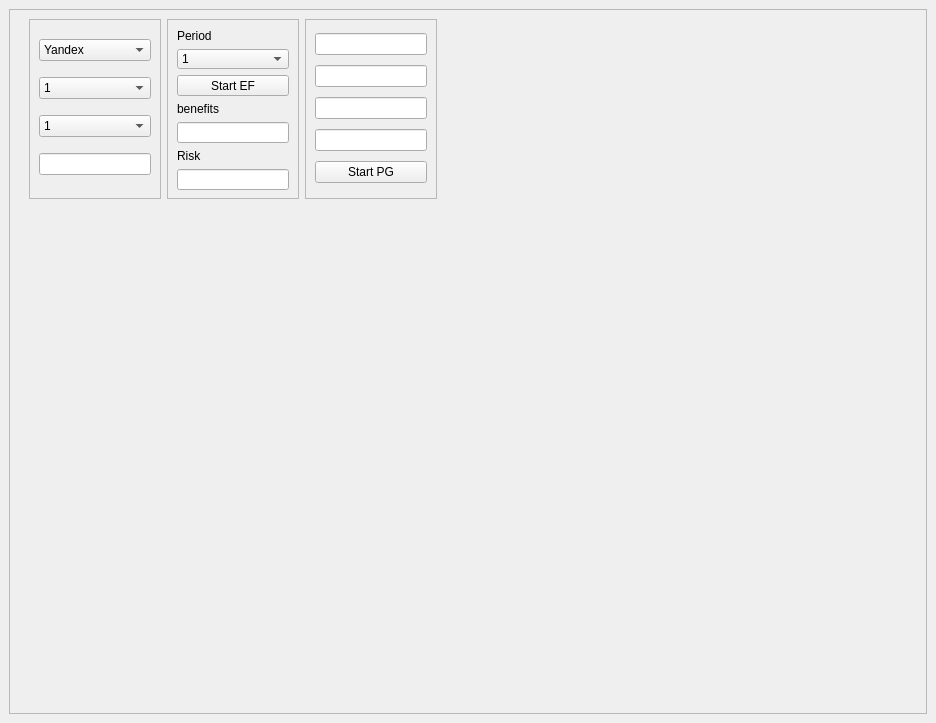
<?xml version="1.0" encoding="UTF-8"?>
<ui version="4.0">
 <class>Test</class>
 <widget class="QMainWindow" name="Test">
  <property name="geometry">
   <rect>
    <x>0</x>
    <y>0</y>
    <width>936</width>
    <height>723</height>
   </rect>
  </property>
  <property name="windowTitle">
   <string>MainWindow</string>
  </property>
  <property name="styleSheet">
   <string notr="true"/>
  </property>
  <widget class="QWidget" name="centralwidget">
   <property name="styleSheet">
    <string notr="true"/>
   </property>
   <layout class="QGridLayout" name="gridLayout_4">
    <item row="0" column="0">
     <widget class="QFrame" name="frame">
      <property name="frameShape">
       <enum>QFrame::StyledPanel</enum>
      </property>
      <property name="frameShadow">
       <enum>QFrame::Raised</enum>
      </property>
      <widget class="QWidget" name="layoutWidget">
       <property name="geometry">
        <rect>
         <x>20</x>
         <y>10</y>
         <width>408</width>
         <height>180</height>
        </rect>
       </property>
       <layout class="QHBoxLayout" name="horizontalLayout">
        <item>
         <widget class="QFrame" name="Companies">
          <property name="frameShape">
           <enum>QFrame::StyledPanel</enum>
          </property>
          <property name="frameShadow">
           <enum>QFrame::Raised</enum>
          </property>
          <layout class="QVBoxLayout" name="verticalLayout">
           <item>
            <widget class="QComboBox" name="box_accii">
             <item>
              <property name="text">
               <string>Yandex</string>
              </property>
             </item>
             <item>
              <property name="text">
               <string>Yt</string>
              </property>
             </item>
             <item>
              <property name="text">
               <string>Yahoo</string>
              </property>
             </item>
            </widget>
           </item>
           <item>
            <widget class="QComboBox" name="box_obl">
             <item>
              <property name="text">
               <string>1</string>
              </property>
             </item>
             <item>
              <property name="text">
               <string>2</string>
              </property>
             </item>
            </widget>
           </item>
           <item>
            <widget class="QComboBox" name="box_bezrisk">
             <property name="acceptDrops">
              <bool>false</bool>
             </property>
             <item>
              <property name="text">
               <string>1</string>
              </property>
             </item>
            </widget>
           </item>
           <item>
            <widget class="QLineEdit" name="box_money"/>
           </item>
          </layout>
         </widget>
        </item>
        <item>
         <widget class="QFrame" name="Info">
          <property name="frameShape">
           <enum>QFrame::StyledPanel</enum>
          </property>
          <property name="frameShadow">
           <enum>QFrame::Raised</enum>
          </property>
          <layout class="QVBoxLayout" name="verticalLayout_2">
           <item>
            <widget class="QLabel" name="Period">
             <property name="text">
              <string>Period</string>
             </property>
            </widget>
           </item>
           <item>
            <widget class="QComboBox" name="years">
             <item>
              <property name="text">
               <string>1</string>
              </property>
             </item>
             <item>
              <property name="text">
               <string>2</string>
              </property>
             </item>
             <item>
              <property name="text">
               <string>3</string>
              </property>
             </item>
             <item>
              <property name="text">
               <string>5</string>
              </property>
             </item>
            </widget>
           </item>
           <item>
            <widget class="QPushButton" name="StartEF">
             <property name="cursor">
              <cursorShape>PointingHandCursor</cursorShape>
             </property>
             <property name="text">
              <string>Start EF</string>
             </property>
            </widget>
           </item>
           <item>
            <widget class="QLabel" name="lblBenefits">
             <property name="text">
              <string>benefits</string>
             </property>
            </widget>
           </item>
           <item>
            <widget class="QLineEdit" name="Benefit"/>
           </item>
           <item>
            <widget class="QLabel" name="lblRisk">
             <property name="text">
              <string>Risk</string>
             </property>
            </widget>
           </item>
           <item>
            <widget class="QLineEdit" name="Risk">
             <property name="readOnly">
              <bool>false</bool>
             </property>
            </widget>
           </item>
          </layout>
         </widget>
        </item>
        <item>
         <widget class="QFrame" name="frame_2">
          <property name="frameShape">
           <enum>QFrame::StyledPanel</enum>
          </property>
          <property name="frameShadow">
           <enum>QFrame::Raised</enum>
          </property>
          <layout class="QGridLayout" name="gridLayout">
           <item row="3" column="0">
            <widget class="QLineEdit" name="Weight_4"/>
           </item>
           <item row="2" column="0">
            <widget class="QLineEdit" name="Weight_3"/>
           </item>
           <item row="1" column="0">
            <widget class="QLineEdit" name="Weight_2"/>
           </item>
           <item row="0" column="0">
            <widget class="QLineEdit" name="Weight_1"/>
           </item>
           <item row="4" column="0">
            <widget class="QPushButton" name="StartPG">
             <property name="text">
              <string>Start PG</string>
             </property>
            </widget>
           </item>
          </layout>
         </widget>
        </item>
       </layout>
      </widget>
     </widget>
    </item>
   </layout>
  </widget>
 </widget>
 <resources/>
 <connections/>
</ui>
